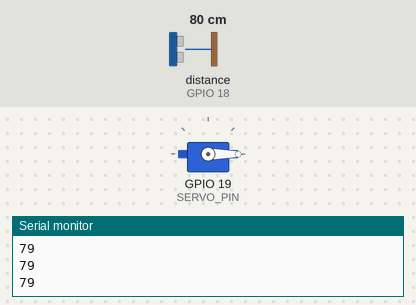
Recording of a sketch running on a simulated ESP32. Shown: servo, the last lines printed to the serial monitor. Wiring (inferred from the names in the program): ultrasonic range finder: trigger GPIO 5; echo GPIO 18. Inputs (shaded band) come from the test bench; at power-on: distance to the obstacle (sensor on GPIO 18) 80 cm. The echo pulse lasts 58.3 µs per cm.

Above: at 1.2 s.
1.3 s: distance to the obstacle (sensor on GPIO 18) set to 13 cm
2.8 s: distance to the obstacle (sensor on GPIO 18) set to 10 cm
At 5.7 s:
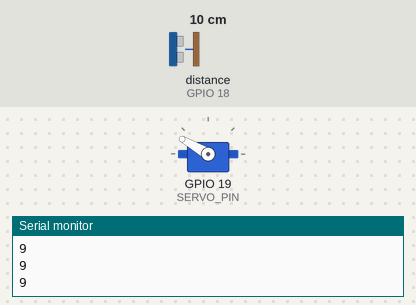
5.8 s: distance to the obstacle (sensor on GPIO 18) set to 18 cm
At 6.3 s:
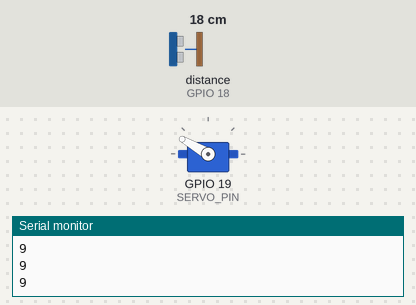
7.3 s: distance to the obstacle (sensor on GPIO 18) set to 2 cm
At 7.8 s:
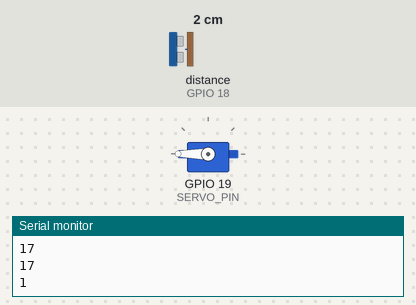
9.5 s: distance to the obstacle (sensor on GPIO 18) set to 35 cm
At 9.5 s:
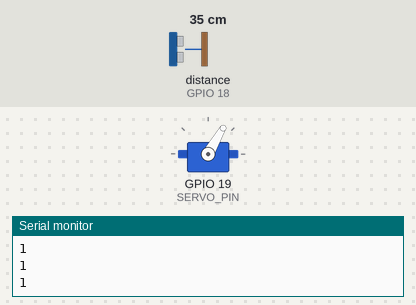
Timing chart, 0 to 12.0 s (numbered marks = the images above; inputs shaded):
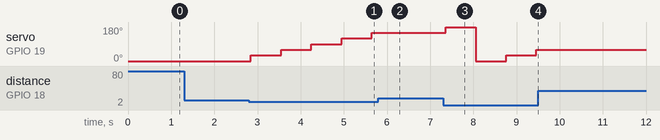

Measured:
- the behaviour switches between 12 and 11 cm on distance to the obstacle (sensor on GPIO 18) (found by bisection; images 0 and 1)
- after the input at 2.8 s, servo on GPIO 19 (SERVO_PIN): moves from 0° to 150° over 2.8 s, starting after 0.05 s
- after the input at 5.8 s, servo on GPIO 19 (SERVO_PIN): stays 150° (without the input it goes to 180° after 0.55 s)
- after the input at 7.3 s, servo on GPIO 19 (SERVO_PIN): 150° → 180° after 0.06 s, → 0° 0.70 s later, → 30° 0.70 s later, → 60° 0.70 s later
- after the input at 9.5 s, servo on GPIO 19 (SERVO_PIN): stays 60° (without the input it goes to 90° after 0.66 s)

The sketch:

ESP32_SERVO_AND_ULTRASONIC.ino
```cpp
#include <ESP32Servo.h>

#define TRIG_PIN 5
#define ECHO_PIN 18
#define SERVO_PIN 19

Servo myServo;

void setup() {
  Serial.begin(115200);
  pinMode(TRIG_PIN, OUTPUT);
  pinMode(ECHO_PIN, INPUT);

  myServo.attach(SERVO_PIN, 500, 2400); // ESP32 servo pulse width in microseconds
  myServo.write(0); // Start position
}

long readUltrasonicDistance() {
  digitalWrite(TRIG_PIN, LOW);
  delayMicroseconds(2);
  digitalWrite(TRIG_PIN, HIGH);
  delayMicroseconds(10);
  digitalWrite(TRIG_PIN, LOW);

  long duration = pulseIn(ECHO_PIN, HIGH);
  long distance = duration * 0.034 / 2; // cm
  return distance;
}

void loop() {
  long distance = readUltrasonicDistance();
  Serial.println(distance);

  if (distance <= 10) { // Object detected within 10cm
    int currentPos = myServo.read();
    int newPos = currentPos + 30;
    if(newPos > 180) newPos = 0; // Limit servo rotation
    myServo.write(newPos);
    delay(500); // Give servo time to move
  }
  delay(200); // Sensor reading delay
}
```
